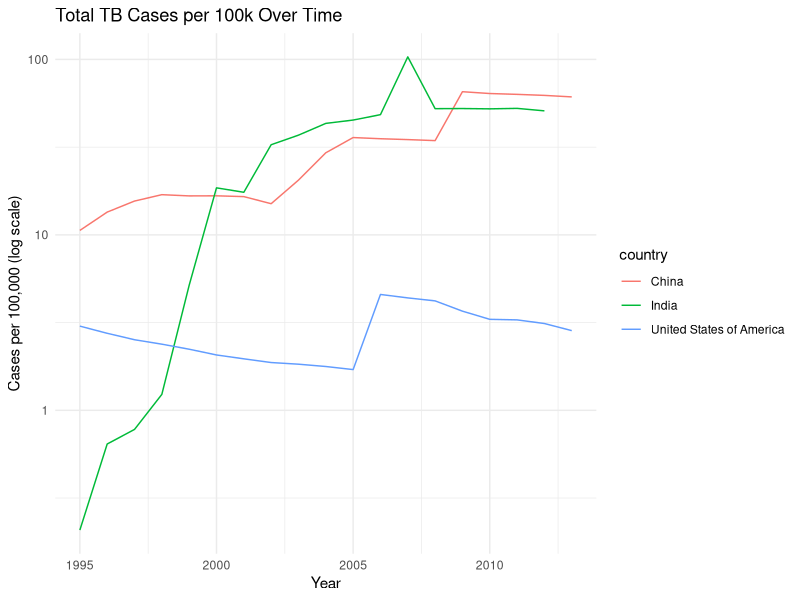
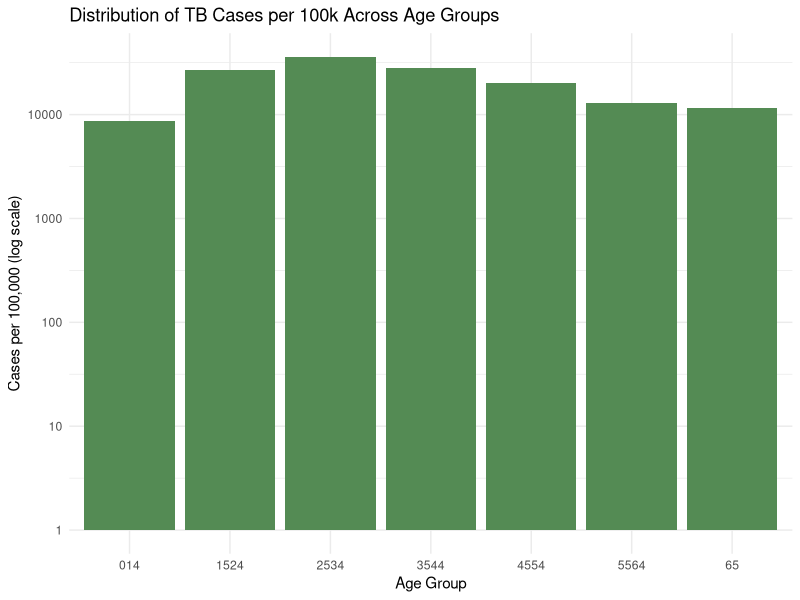
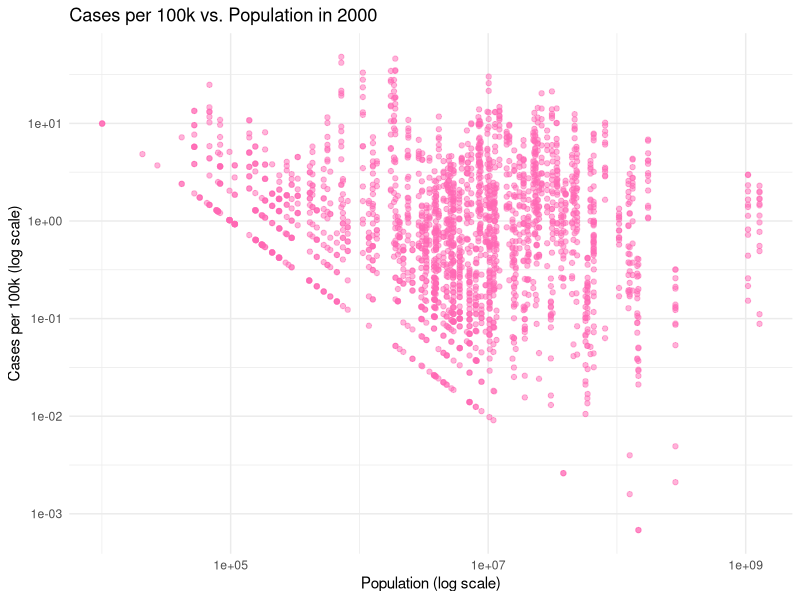

These charts were generated, in order, by the following R code:
## ---- chunk 1
knitr::opts_chunk$set(echo = TRUE)
library(tidyverse)
## ---- chunk 2
data("who")
data("population")
## ---- chunk 3
head(who)
head(population)
## ---- chunk 4
who <- as_tibble(who)
population <- as_tibble(population)
who
population
## ---- chunk 5
dim(who)
dim(population)
## ---- chunk 6
summary(population)
population2 <- population
population2

## ---- chunk 7
colnames(who)
## ---- chunk 8

who2 <- who %>%
  pivot_longer(
    cols = -c(country, iso2, iso3, year),
    names_to = c("new", "TB_Type", "gender_age"),
    names_pattern = "^(newrel|new)_(sn|sp|ep|rel)?_?(m\\d+|f\\d+)?$",
    values_to = "count"
  ) %>%
  mutate(TB_Type = ifelse(TB_Type == "" | is.na(TB_Type), "rel", TB_Type))

who2
## ---- chunk 9
who3 <- who2 %>%
  select(-new)

who3
## ---- chunk 10
who_tidy <- who3 %>%
  separate(col = gender_age, into = c("gender", "age"), sep = "(?<=^[mf])")

who_tidy

## ---- chunk 11
colnames(population2)
## ---- chunk 12
population2

population3 <- population2
## ---- chunk 13
population_tidy<-population2 %>% 
  mutate(population= as.integer(population))

population_tidy
## ---- chunk 14
tuberculosis<-population_tidy %>% 
  left_join(who_tidy, by=c("country", "year"))
tuberculosis<-tuberculosis %>%
  mutate(count=as.integer(count))

tuberculosis
colnames(tuberculosis)
## ---- chunk 15
tuberculosis2 <- tuberculosis %>% select(-iso2, -iso3)
tuberculosis2
## ---- chunk 16
tuberculosis3 <- tuberculosis2 %>% drop_na()
tuberculosis3
## ---- chunk 17
tuberculosis <- tuberculosis3
tuberculosis
## ---- chunk 18
USA <- tuberculosis %>%
  filter(str_detect(country, "United States of America"), year >= 2001) %>%
  group_by(gender) %>%
  summarise(total_cases = sum(count, na.rm = TRUE), .groups = "drop")


USA <- USA %>%
  bind_rows(tibble(gender = "Total", total_cases = sum(USA$total_cases, na.rm = TRUE)))

print(USA)

## ---- chunk 19
tuberculosis <- tuberculosis %>%
  mutate(cases_per_100k = (count / population) * 100000)
tuberculosis
## ---- chunk 20
highest_cases <- tuberculosis %>%
  filter(!is.na(cases_per_100k)) %>%
  arrange(desc(cases_per_100k)) %>%
  slice(1) %>%
  select(country, year, cases_per_100k)

print(highest_cases)


## ---- chunk 21
lowest_cases <- tuberculosis %>%
  filter(!is.na(cases_per_100k)) %>%
  arrange(cases_per_100k) %>%
  slice(1) %>%
  select(country, year, cases_per_100k)

print(lowest_cases)
## ---- chunk 22
library(ggplot2)

tuberculosis %>%
  filter(country %in% c("China", "India", "United States of America")) %>%
  group_by(country, year) %>%
  summarise(total_per_100k = sum(cases_per_100k, na.rm = TRUE), .groups = "drop") %>%
  ggplot(aes(x = year, y = total_per_100k, color = country)) +  
  geom_line() +
  scale_y_log10() +  
  labs(title = "Total TB Cases per 100k Over Time",
       x = "Year",
       y = "Cases per 100,000 (log scale)") +
  theme_minimal()
## ---- chunk 23

tuberculosis %>%
  group_by(age) %>%
  summarise(total_per_100k = sum(cases_per_100k, na.rm = TRUE), .groups = "drop") %>%
  ggplot(aes(x = age, y = total_per_100k)) +  
  geom_bar(stat = "identity", fill = "palegreen4") +
  scale_y_log10() + 
  labs(title = "Distribution of TB Cases per 100k Across Age Groups",
       x = "Age Group",
       y = "Cases per 100,000 (log scale)") +
  theme_minimal()

## ---- chunk 24
tuberculosis %>% 
  filter(year == 2000, cases_per_100k > 0, population > 0) %>%
  ggplot(aes(x = population, y = cases_per_100k)) +
  geom_point(alpha = 0.5, color = "hotpink") +
  scale_x_log10() +
  scale_y_log10() +
  labs(
    title = "Cases per 100k vs. Population in 2000",
    x = "Population (log scale)",
    y = "Cases per 100k (log scale)"
  ) +
  theme_minimal()
